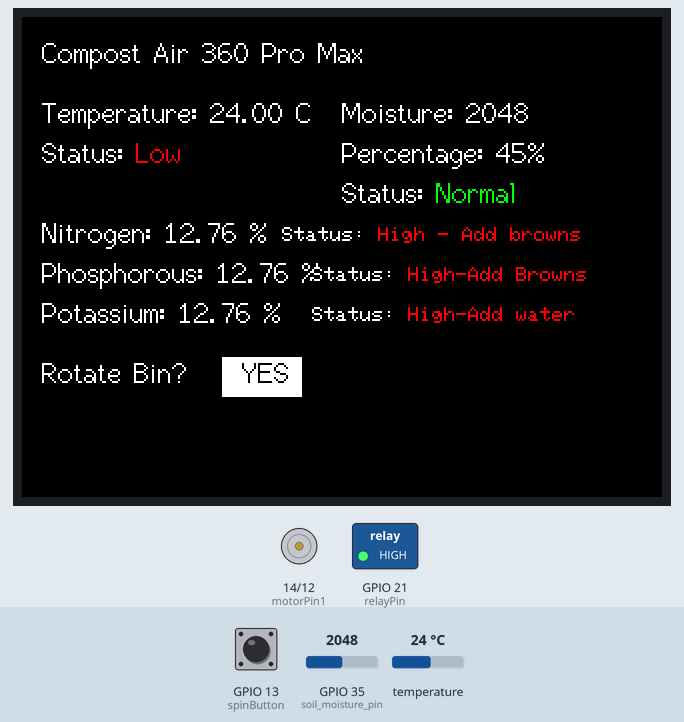
This sketch was run on a simulated ESP32-C3. On the bench: 320×240 colour display, motor-driver pin pairs drawn as motors (green arrow = first pin HIGH = forward, orange = second pin HIGH = backward, longer = more drive, scaled by the enable pin), switched loads named in the sketch (green lamp = pin HIGH). Inputs (shaded band) come from the test bench; at power-on: GPIO 35 (soil_moisture_pin) = 2048, temperature 24 °C, GPIO 13 (spinButton) HIGH. Pins used as bus, display or sensor lines are not drawn; what the sketch prints to the serial monitor is not drawn.

Above: at 2.9 s.
3.0 s: GPIO 35 (soil_moisture_pin) set to 2096
7.4 s: GPIO 35 (soil_moisture_pin) set to 2214
At 10.3 s:
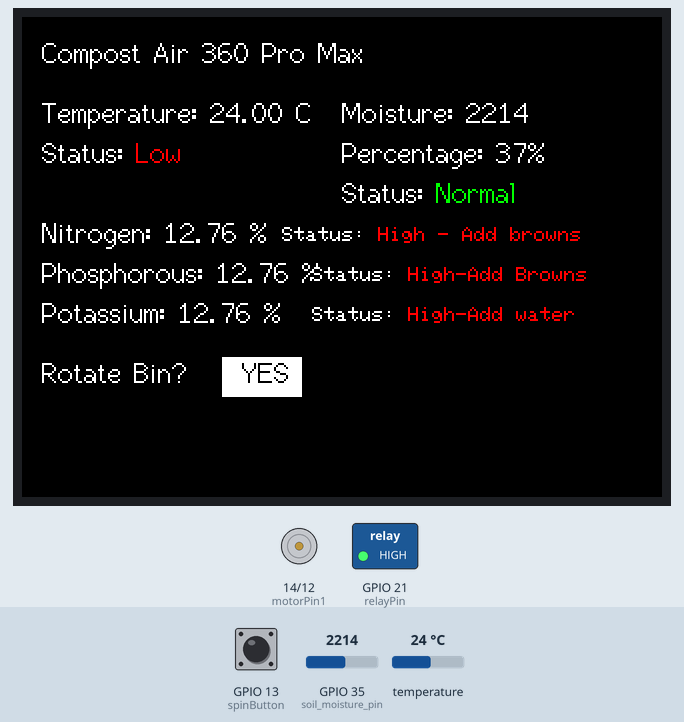
11.1 s: temperature set to 28 °C
At 14.2 s:
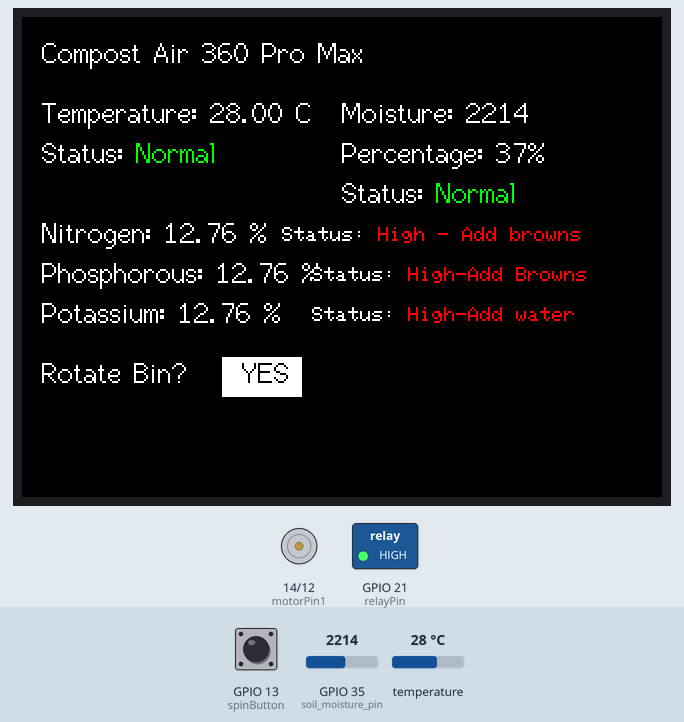
14.8 s: GPIO 35 (soil_moisture_pin) set to 3040
At 17.8 s:
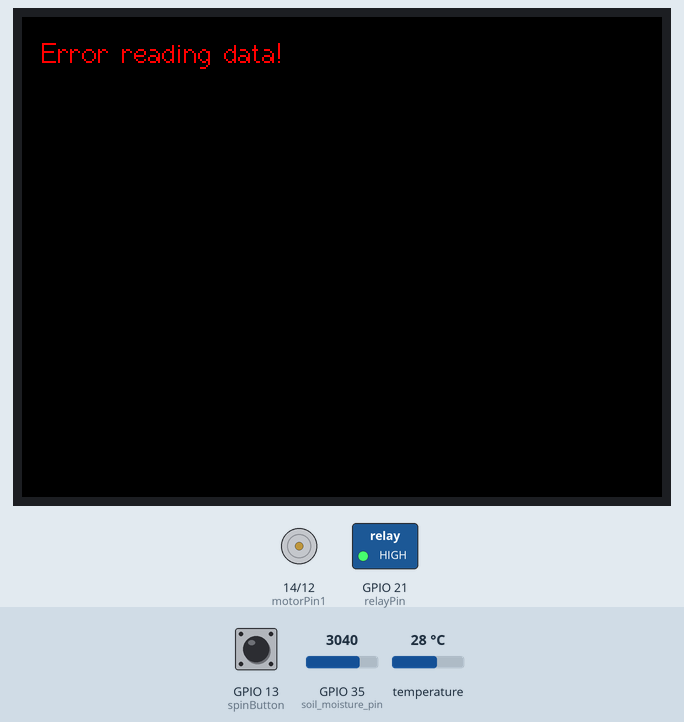
18.4 s: GPIO 13 (spinButton) pulled LOW for 0.2 s
At 19.3 s:
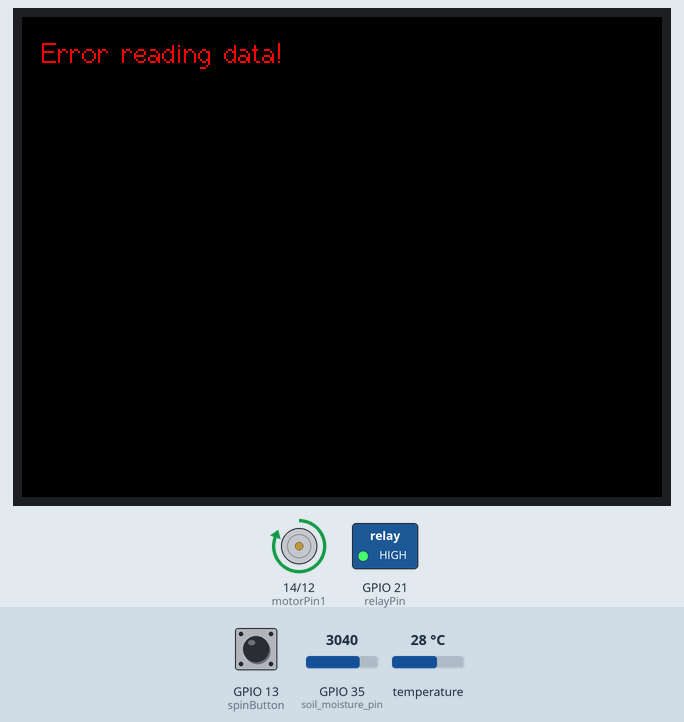
25.4 s: GPIO 35 (soil_moisture_pin) set to 2946
At 30.3 s:
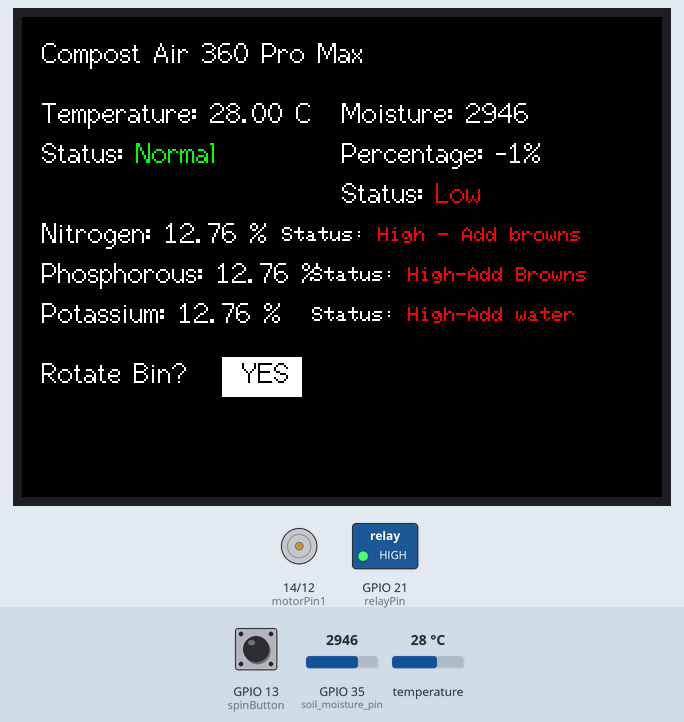
Timing chart, 0 to 31.7 s (numbered marks = the images above; inputs shaded):
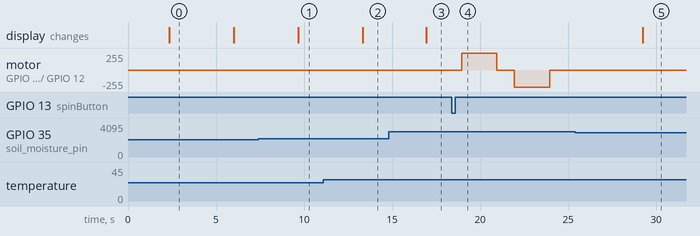

The sketch:

Finalldemo.ino
```cpp
#include <Arduino.h>
#include <OneWire.h>
#include "FS.h"
#include <DallasTemperature.h>
#include <TFT_eSPI.h>
#include <SPI.h>
#include <SoftwareSerial.h>

// Constants for TFT display color
#define TFT_BLACK 0x0000
#define TFT_WHITE 0xFFFF

/* More efficient delay*/
#define NOP __asm__ __volatile__ ("nop\n\t")

// Pin definitions
#define temperature_sensor_pin 22
#define soil_moisture_pin 35
#define RE 25
#define DE 33
#define enablePin 27 //13
#define motorPin1 14 //12
#define motorPin2 12 //14
#define spinButton 13 //27
#define relayPin 21

// OneWire and DallasTemperature setup for temperature sensor
OneWire oneWire(temperature_sensor_pin);
DallasTemperature sensors(&oneWire);

// Function prototypes
void displayError(const char *errorMessage);
void displayData(float temperature, int sensorValue, int percentage, byte val1, byte val2, byte val3);
void spinIt();
void yonDelay();

// TFT_eSPI setup for TFT display
TFT_eSPI tft = TFT_eSPI();

// Constants for sensor thresholds and status display
const int dry = 2910;
const int wet = 1030;
const int moistureMin = 300;
const int moistureMax = 3000;
const int temperatureCMin = 32;
const int temperatureCMax = 70;
const int dryThreshold = 40;
const int wetThreshold = 65;
const int lowThreshold = 29;
float maxVal = 1999;  // Declare maxVal as a global variable

// Modbus RTU requests for reading NPK values
const byte nitro[] = {0x01, 0x03, 0x00, 0x1e, 0x00, 0x01, 0xe4, 0x0c};
const byte phos[] = {0x01, 0x03, 0x00, 0x1f, 0x00, 0x01, 0xb5, 0xcc};
const byte pota[] = {0x01, 0x03, 0x00, 0x20, 0x00, 0x01, 0x85, 0xc0};

byte values[11];

SoftwareSerial mod(26, 32);

// Define variables to be used for sleep
#define us_from_seconds 1000000  /*micro seconds to seconds */
#define us_from_mins 60000000  /* seconds to minutes*/
#define us_from_hours 3600000000    /*us to hours*/
#define sleep_time  1000      /* ESP32 will go to sleep for this long. Specify units by multiplying by the desired "us_from_XXXX" when defining "time_in_us" below (Ex: if you want units to be seconds, multiply sleep_time * us_from seconds) */
unsigned long time_in_us = sleep_time * us_from_seconds;  /* use for esp_deep_sleep function */
unsigned long timeUntilSleep = 100000000; /* How long without an input until system goes to sleep (in ms) */
unsigned long autoSpinTime =   100000000; /* How long between automatic turns (in ms) */
unsigned long lastInput;              /* Tracks when the last user input was (in ms)*/
unsigned long setUpTime;              /* Tracks time setup function (in ms)*/
unsigned long loopTime;               /* Tracks how long each loop is (in ms) */
unsigned long refTime;                /* General use time indexing variable (in ms) */
unsigned long startTime;              /* Time indexing variable (in ms) */
RTC_DATA_ATTR unsigned long testTime;
RTC_DATA_ATTR unsigned long lastSpin = 0;
RTC_DATA_ATTR unsigned long rebootCount = 0;
bool spun = false;


/* Variables That Adjust motor timing and speed */
const int motorSpeed = 255;   /* [0 - 255] [off - fullspeed] */
const unsigned long spinTime = 2000;    /*  time Motor is spinning (in milliseconds) */
const unsigned long stopTime = 1000;    /* Time off between consecutive spins in same spin cycle (in milliseconds) */
const unsigned long clockAdjustment = 1; /* Ignore this: Used in SpinIt() function, minor adjustment to motor timing to compensate for instruction cycle limitations */

/* General structs for button */
struct Button {
  const int PIN;
  unsigned long timeLastPressed;
  bool pressed;
};

/* Spin button */
Button turnButton = {spinButton, 0, false};

/* Debouncing */
unsigned long debounceDelay = 75;    // debounce time in ms

void IRAM_ATTR isr() {
    unsigned long timePressed = millis();
    if (((timePressed - turnButton.timeLastPressed) > debounceDelay) && (turnButton.pressed == false)) {
      turnButton.pressed = true;
      turnButton.timeLastPressed = timePressed;
      lastInput = millis();
      lastSpin = lastInput;
      spun = true;
    }
}

void setup() {
  unsigned long rebootTime = sleep_time * us_from_seconds / 1000;       //sleep_time assumed to be in seconds
  if (rebootCount != 0){
//    unsigned long rebootTime = sleep_time * 1000;
    lastSpin = lastSpin + rebootTime;
  }
  pinMode(relayPin, OUTPUT);
  digitalWrite(relayPin, HIGH);
  rebootCount++;
  lastInput = millis();

  /* debugging
  Serial.begin(115200);
  delay(10);
  Serial.print("lastSpin:");
  Serial.println(lastSpin);
  delay(10);
  Serial.print("rebootTime:");
  Serial.println(rebootTime);
  delay(10);
  end debugging */

  Serial.begin(9600);
  tft.init();
  tft.setRotation(1);
  sensors.begin();
  mod.begin(9600);
  pinMode(RE, OUTPUT);
  pinMode(DE, OUTPUT);
  yonDelay(500);     //delay(500);

  /* Configure Pins for motor control */
  pinMode(motorPin1, OUTPUT);     /* MotorPins Adjust Direction */
  pinMode(motorPin2, OUTPUT);
  pinMode(enablePin, OUTPUT);     /* Speed Adjustment */

  /* Configure motor activation on button push */
  pinMode(turnButton.PIN, INPUT_PULLUP);
  attachInterrupt(turnButton.PIN, isr, FALLING);

  setUpTime = millis();
  lastSpin = lastSpin + setUpTime;

  /*Serial.begin(115200);
  delay(2);
  Serial.print("setUpTime:");
  Serial.println(setUpTime);
  Serial.flush();
  Serial.begin(9600);*/
}

void loop() {
  loopTime = millis();

  // Reset button flag
  if (turnButton.pressed) {
    spinIt();
    turnButton.pressed = false;
  }

    // Temperature Reading
  sensors.requestTemperatures();
  float temperatureC = sensors.getTempCByIndex(0);

  // Soil Moisture Reading
  int sensorValue = analogRead(soil_moisture_pin);
  int percentage = map(sensorValue, dry, wet, 0, 100);
  // NPK Readings
  byte val1, val2, val3;

  val1 = nitrogen();
  yonDelay(250);    //delay(250);

  val2 = phosphorous();
  yonDelay(250);    //delay(250);

  val3 = potassium();
  yonDelay(250);    //delay(250);

  // Display data or error message
  if (temperatureC != DEVICE_DISCONNECTED_C && sensorValue >= moistureMin && sensorValue <= moistureMax) {
    displayData(temperatureC, sensorValue, percentage, val1, val2, val3);
  } else {
    displayError("Error reading data!");
  }


  if (percentage <= dryThreshold) {
    Serial.println("  Status: Dry");
  } else {
    Serial.println("  Status: Wet");
  }

  yonDelay(2000);    //  delay(2000);

  loopTime = millis() - loopTime;
  lastSpin = lastSpin + loopTime;

  if ((lastSpin) >= autoSpinTime){
    spinIt();
    lastSpin = millis();
    spun = true;
  }

  testTime = millis() - testTime;

  if ((millis() - lastInput) >= timeUntilSleep){
      if(spun){
        lastSpin = millis() - lastSpin;
        spun = false;
      }
      digitalWrite(relayPin, LOW);
      esp_sleep_enable_timer_wakeup(time_in_us);
      esp_sleep_enable_ext0_wakeup(GPIO_NUM_13, 0);
      esp_deep_sleep_start();
  }
}

void displayData(float temperature, int sensorValue, int percentage, byte val1, byte val2, byte val3) {

  tft.fillScreen(TFT_BLACK);
  tft.setTextColor(TFT_WHITE, TFT_BLACK);
  tft.setTextSize(1);

  // Display header
  tft.setCursor(10, 10, 2);
  tft.setRotation(1);
  tft.setTextSize(1.5);
  tft.print("Compost Air 360 Pro Max");
  tft.setTextSize(1);

  // Display temperature data
  tft.setCursor(10, 40, 2);
  tft.setRotation(1);
  tft.print("Temperature: ");
  tft.print(temperature);
  tft.println(" °C");

  // Display temperature status
  tft.setCursor(10, 60, 2);
  tft.setRotation(1);
  tft.print("Status: ");
  if (temperature <= (temperatureCMin - 5)) {  // Adjusted condition for "Low"
    tft.setTextColor(TFT_RED, TFT_BLACK);
    tft.print("Low");
  } else if (temperature >= (temperatureCMax + 5)) {  // Adjusted condition for "High"
    tft.setTextColor(TFT_RED, TFT_BLACK);
    tft.print("High");
  } else {
    tft.setTextColor(TFT_GREEN, TFT_BLACK);
    tft.print("Normal");
  }

  tft.setCursor(160, 40, 2);
  tft.setRotation(1);
  tft.setTextColor(TFT_WHITE, TFT_BLACK);
  tft.print("Moisture: ");
  tft.print(sensorValue);
  tft.println();

  // Calculate and display soil moisture percentage
  //int percentage = map(sensorValue, dry, wet, 0, 100);
  tft.setCursor(160, 60, 2);
  tft.setRotation(1);
  tft.print("Percentage: ");
  tft.print(percentage);
  tft.println("%");

  // Display soil moisture status
  tft.setCursor(160, 80, 2);
  tft.setRotation(1);
  tft.print("Status: ");
  if (percentage <= (dryThreshold - 5)) {  // Adjusted condition for "Low"
    tft.setTextColor(TFT_RED, TFT_BLACK);
    tft.print("Low");
  } else if (percentage >= (wetThreshold + 5)) {  // Adjusted condition for "High"
    tft.setTextColor(TFT_RED, TFT_BLACK);
    tft.print("High");
  } else {
    tft.setTextColor(TFT_GREEN, TFT_BLACK);
    tft.print("Normal");
  }

    // Display "Rotate Bin?" text
  tft.setCursor(10, 170, 2);
  tft.setRotation(1); // Adjust rotation value here
  tft.setTextColor(TFT_WHITE, TFT_BLACK);
  tft.print("Rotate Bin?");

  // Display "YES" text box
  tft.drawRect(100, 170, 40, 20, TFT_WHITE);
  tft.fillRect(100, 170, 40, 20, TFT_WHITE);
  tft.setTextColor(TFT_BLACK, TFT_WHITE);
  tft.setCursor(110, 170, 2); // Adjusted position and aligned text
  tft.print("YES");


  // Display NPK data
 tft.setCursor(10, 100, 2);
  tft.setRotation(1);
  tft.setTextColor(TFT_WHITE, TFT_BLACK);
  tft.print("Nitrogen: ");
  float nitrogenPercentage = (val1 / maxVal) * 100;
  tft.print(nitrogenPercentage);
  tft.println(" %");

  // Adjusted condition for Nitrogen status level
  tft.setCursor(130, 105, 1);
  tft.setRotation(1);
  tft.setTextColor(TFT_WHITE, TFT_BLACK);
  tft.print("Status: ");
  if (nitrogenPercentage >= (2.0 + 0.5)) {
    tft.setTextColor(TFT_RED, TFT_BLACK);
    tft.print("High - Add browns");
  } else if (nitrogenPercentage <= (2.0 - 0.5)) {
    tft.setTextColor(TFT_RED, TFT_BLACK);
    tft.print("Low - Add greens");
  } else {
    tft.setTextColor(TFT_GREEN, TFT_BLACK);
    tft.print("Normal");
  }

  // Display Phosphorous data with status
tft.setCursor(10, 120, 2); // Adjusted position
tft.setRotation(1);
tft.setTextColor(TFT_WHITE, TFT_BLACK);
tft.print("Phosphorous: ");
float phosphorousPercentage = (val2 / maxVal) * 100;
tft.print(phosphorousPercentage);
tft.println(" %");

// Adjusted condition for Phosphorous status level
tft.setCursor(145, 125, 1); // Adjusted position
tft.setRotation(1);
tft.setTextColor(TFT_WHITE, TFT_BLACK);
tft.print("Status: ");
if (phosphorousPercentage >= 1.0 + 0.25) {
  tft.setTextColor(TFT_RED, TFT_BLACK);
  tft.print("High-Add Browns");
} else if (phosphorousPercentage <= 0.5 - 0.25) {
  tft.setTextColor(TFT_RED, TFT_BLACK);
  tft.print("Low-Add Greens"); //to increase phosp add manure, bone meal,
} else {
  tft.setTextColor(TFT_GREEN, TFT_BLACK);
  tft.print("Normal");
}

// Display Potassium data with status
tft.setCursor(10, 140, 2); // Adjusted position
tft.setRotation(1);
tft.setTextColor(TFT_WHITE, TFT_BLACK);
tft.print("Potassium: ");
float potassiumPercentage = (val3 / maxVal) * 100;
tft.print(potassiumPercentage);
tft.println(" %");

// Adjusted condition for Potassium status level
tft.setCursor(145, 145, 1); // Adjusted position
tft.setRotation(1);
tft.setTextColor(TFT_WHITE, TFT_BLACK);
tft.print("Status: ");
if (potassiumPercentage >= 2.0 + 0.5) {
  tft.setTextColor(TFT_RED, TFT_BLACK);
  tft.print("High-Add water");
} else if (potassiumPercentage <= 2.0 - 0.5) {
  tft.setTextColor(TFT_RED, TFT_BLACK);
  tft.print("Low-Add Browns");
} else {
  tft.setTextColor(TFT_GREEN, TFT_BLACK);
  tft.print("Normal");
}
}

void displayError(const char *errorMessage) {
  tft.fillScreen(TFT_BLACK);
  tft.setCursor(10, 10, 2);
  tft.setTextColor(TFT_RED, TFT_BLACK);
  tft.setTextSize(1);
  tft.println(errorMessage);
}

byte nitrogen() {
  digitalWrite(DE, HIGH);
  digitalWrite(RE, HIGH);
  yonDelay(10);    //delay(10);
  if (mod.write(nitro, sizeof(nitro)) == 8) {
    digitalWrite(DE, LOW);
    digitalWrite(RE, LOW);
    for (byte i = 0; i < 7; i++) {
      values[i] = mod.read();
    }
    Serial.println();
  }
  return values[4];
}

byte phosphorous() {
  digitalWrite(DE, HIGH);
  digitalWrite(RE, HIGH);
  yonDelay(10);     //delay(10);
  if (mod.write(phos, sizeof(phos)) == 8) {
    digitalWrite(DE, LOW);
    digitalWrite(RE, LOW);
    for (byte i = 0; i < 7; i++) {
      values[i] = mod.read();
    }
    Serial.println();
  }
  return values[4];
}

byte potassium() {
  digitalWrite(DE, HIGH);
  digitalWrite(RE, HIGH);
  yonDelay(10);     //delay(10);
  if (mod.write(pota, sizeof(pota)) == 8) {
    digitalWrite(DE, LOW);
    digitalWrite(RE, LOW);
    for (byte i = 0; i < 7; i++) {
      values[i] = mod.read();
    }
    Serial.println();
  }
  return values[4];
}

void spinIt(){
  /* set speed */
  analogWrite(enablePin, motorSpeed);

  /* reference time for delay implementation */
  startTime = millis();

  /* Spin one direction */
  digitalWrite(motorPin1, HIGH);
  digitalWrite(motorPin2, LOW);
  refTime = millis() - startTime + clockAdjustment;
  while(refTime <= spinTime){
    refTime = millis() - startTime + clockAdjustment;
    //Serial.print("refTime: "); Serial.println(refTime);
    //Serial.print("spinTime: "); Serial.println(spinTime);
  }

  startTime = millis();

  /* Stop spinning */
  digitalWrite(motorPin1, LOW);
  digitalWrite(motorPin2, LOW);
  refTime = millis() - startTime + clockAdjustment;
  //Serial.print("refTime: "); Serial.println(refTime);
  while(refTime <= stopTime){
    refTime = millis() - startTime + clockAdjustment;
  }

  startTime = millis();

  /* Spin opposite direction */
  digitalWrite(motorPin1, LOW);
  digitalWrite(motorPin2, HIGH);
  refTime = millis() - startTime + clockAdjustment;
  while(refTime <= spinTime){
    refTime = millis() - startTime + clockAdjustment;
  }
  startTime = millis();

  /* Stop spinning */
  digitalWrite(motorPin1, LOW);
  digitalWrite(motorPin2, LOW);
  analogWrite(enablePin, 0);

  if (turnButton.pressed){
    lastInput = millis() - lastInput;
  }
  }

  void yonDelay(unsigned int timeDelay){
    startTime = millis();
    refTime = millis() - startTime + clockAdjustment;
    while(refTime <= timeDelay){
      refTime = millis() - startTime + clockAdjustment;
    }
  }
```

Measured:
- the behaviour switches between 2139 and 2140 on GPIO 35 (soil_moisture_pin) (found by bisection; images 0 and 1)
- the behaviour switches between 3001 and 3000 on GPIO 35 (soil_moisture_pin) (found by bisection; images 4 and 5)
- after the input at 7.4 s, the display: changes after 2.3 s (image 1)
- after the input at 11.1 s, the display: changes after 2.2 s (image 2)
- after the input at 14.8 s, the display: changes after 2.1 s (image 3)
- after the input at 18.4 s, motor on GPIO 14 (motorPin1) / GPIO 12 (motorPin2): stopped → forward 255/255 after 0.55 s, → stopped 2.0 s later, → backward 255/255 1.0 s later, → stopped 2.0 s later
- after the input at 25.4 s, the display: changes after 3.8 s (image 5)
